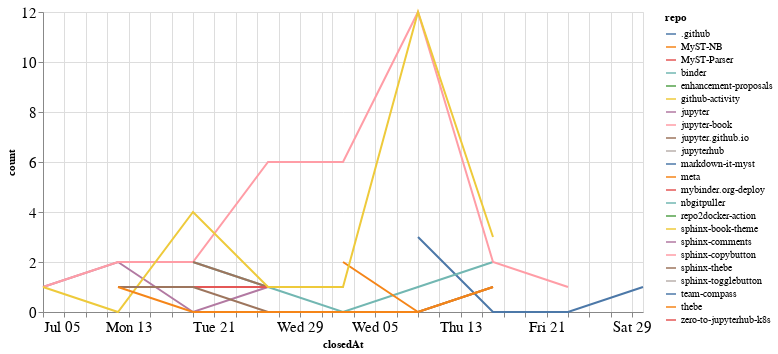

The code cell stored with this chart in its notebook:
### Code cell
closed_by_time = closed_by.groupby('repo').resample('W', on='closedAt').count()['author'].reset_index()
closed_by_time = closed_by_time.rename(columns={'author': 'count'})

alt.Chart(closed_by_time, width=600).mark_line().encode(
    x='closedAt',
    y='count',
    color='repo',
    tooltip="repo"
)

### Figure 1 — Vega-Lite specification as saved in the notebook (floating-point values rounded to 4 significant figures)
{"config": {"axisLeft": {"labelFontSize": 15}, "axisBottom": {"labelFontSize": 15}}, "data": {"name": "data-563b4537cfeaca37687b80925b75e988"}, "mark": "line", "encoding": {"color": {"type": "nominal", "field": "repo"}, "tooltip": {"type": "nominal", "field": "repo"}, "x": {"type": "temporal", "field": "closedAt"}, "y": {"type": "quantitative", "field": "count"}}, "width": 600, "$schema": "https://vega.github.io/schema/vega-lite/v4.8.1.json", "datasets": {"data-563b4537cfeaca37687b80925b75e988": [{"repo": ".github", "closedAt": "2020-08-09T00:00:00", "count": 3}, {"repo": ".github", "closedAt": "2020-08-16T00:00:00", "count": 0}, {"repo": ".github", "closedAt": "2020-08-23T00:00:00", "count": 0}, {"repo": ".github", "closedAt": "2020-08-30T00:00:00", "count": 1}, {"repo": "MyST-NB", "closedAt": "2020-07-19T00:00:00", "count": 1}, {"repo": "MyST-Parser", "closedAt": "2020-07-12T00:00:00", "count": 1}, {"repo": "MyST-Parser", "closedAt": "2020-07-19T00:00:00", "count": 1}, {"repo": "binder", "closedAt": "2020-07-19T00:00:00", "count": 2}, {"repo": "binder", "closedAt": "2020-07-26T00:00:00", "count": 1}, {"repo": "binder", "closedAt": "2020-08-02T00:00:00", "count": 0}, {"repo": "binder", "closedAt": "2020-08-09T00:00:00", "count": 1}, {"repo": "binder", "closedAt": "2020-08-16T00:00:00", "count": 2}, {"repo": "enhancement-proposals", "closedAt": "2020-08-30T00:00:00", "count": 1}, {"repo": "github-activity", "closedAt": "2020-08-09T00:00:00", "count": 2}, {"repo": "jupyter", "closedAt": "2020-07-05T00:00:00", "count": 1}, {"repo": "jupyter", "closedAt": "2020-07-12T00:00:00", "count": 2}, {"repo": "jupyter", "closedAt": "2020-07-19T00:00:00", "count": 0}, {"repo": "jupyter", "closedAt": "2020-07-26T00:00:00", "count": 1}, {"repo": "jupyter-book", "closedAt": "2020-07-05T00:00:00", "count": 1}, {"repo": "jupyter-book", "closedAt": "2020-07-12T00:00:00", "count": 2}, {"repo": "jupyter-book", "closedAt": "2020-07-19T00:00:00", "count": 2}, {"repo": "jupyter-book", "closedAt": "2020-07-26T00:00:00", "count": 6}, {"repo": "jupyter-book", "closedAt": "2020-08-02T00:00:00", "count": 6}, {"repo": "jupyter-book", "closedAt": "2020-08-09T00:00:00", "count": 12}, {"repo": "jupyter-book", "closedAt": "2020-08-16T00:00:00", "count": 2}, {"repo": "jupyter-book", "closedAt": "2020-08-23T00:00:00", "count": 1}, {"repo": "jupyter.github.io", "closedAt": "2020-07-19T00:00:00", "count": 2}, {"repo": "jupyter.github.io", "closedAt": "2020-07-26T00:00:00", "count": 1}, {"repo": "jupyterhub", "closedAt": "2020-07-12T00:00:00", "count": 1}, {"repo": "markdown-it-myst", "closedAt": "2020-08-09T00:00:00", "count": 1}, {"repo": "meta", "closedAt": "2020-08-02T00:00:00", "count": 2}, {"repo": "meta", "closedAt": "2020-08-09T00:00:00", "count": 0}, {"repo": "meta", "closedAt": "2020-08-16T00:00:00", "count": 1}, {"repo": "mybinder.org-deploy", "closedAt": "2020-07-19T00:00:00", "count": 1}, {"repo": "mybinder.org-deploy", "closedAt": "2020-07-26T00:00:00", "count": 1}, {"repo": "nbgitpuller", "closedAt": "2020-07-12T00:00:00", "count": 1}, {"repo": "repo2docker-action", "closedAt": "2020-07-26T00:00:00", "count": 1}, {"repo": "sphinx-book-theme", "closedAt": "2020-07-05T00:00:00", "count": 1}, {"repo": "sphinx-book-theme", "closedAt": "2020-07-12T00:00:00", "count": 0}, {"repo": "sphinx-book-theme", "closedAt": "2020-07-19T00:00:00", "count": 4}, {"repo": "sphinx-book-theme", "closedAt": "2020-07-26T00:00:00", "count": 1}, {"repo": "sphinx-book-theme", "closedAt": "2020-08-02T00:00:00", "count": 1}, {"repo": "sphinx-book-theme", "closedAt": "2020-08-09T00:00:00", "count": 12}, {"repo": "sphinx-book-theme", "closedAt": "2020-08-16T00:00:00", "count": 3}, {"repo": "sphinx-comments", "closedAt": "2020-08-16T00:00:00", "count": 4}, {"repo": "sphinx-copybutton", "closedAt": "2020-07-26T00:00:00", "count": 2}, {"repo": "sphinx-thebe", "closedAt": "2020-07-12T00:00:00", "count": 1}, {"repo": "sphinx-thebe", "closedAt": "2020-07-19T00:00:00", "count": 1}, {"repo": "sphinx-thebe", "closedAt": "2020-07-26T00:00:00", "count": 0}, {"repo": "sphinx-thebe", "closedAt": "2020-08-02T00:00:00", "count": 0}, {"repo": "sphinx-thebe", "closedAt": "2020-08-09T00:00:00", "count": 0}, {"repo": "sphinx-thebe", "closedAt": "2020-08-16T00:00:00", "count": 1}, {"repo": "sphinx-togglebutton", "closedAt": "2020-08-09T00:00:00", "count": 3}, {"repo": "team-compass", "closedAt": "2020-07-26T00:00:00", "count": 1}, {"repo": "thebe", "closedAt": "2020-07-12T00:00:00", "count": 1}, {"repo": "thebe", "closedAt": "2020-07-19T00:00:00", "count": 0}, {"repo": "thebe", "closedAt": "2020-07-26T00:00:00", "count": 0}, {"repo": "thebe", "closedAt": "2020-08-02T00:00:00", "count": 0}, {"repo": "thebe", "closedAt": "2020-08-09T00:00:00", "count": 0}, {"repo": "thebe", "closedAt": "2020-08-16T00:00:00", "count": 1}, {"repo": "zero-to-jupyterhub-k8s", "closedAt": "2020-07-05T00:00:00", "count": 1}]}}
